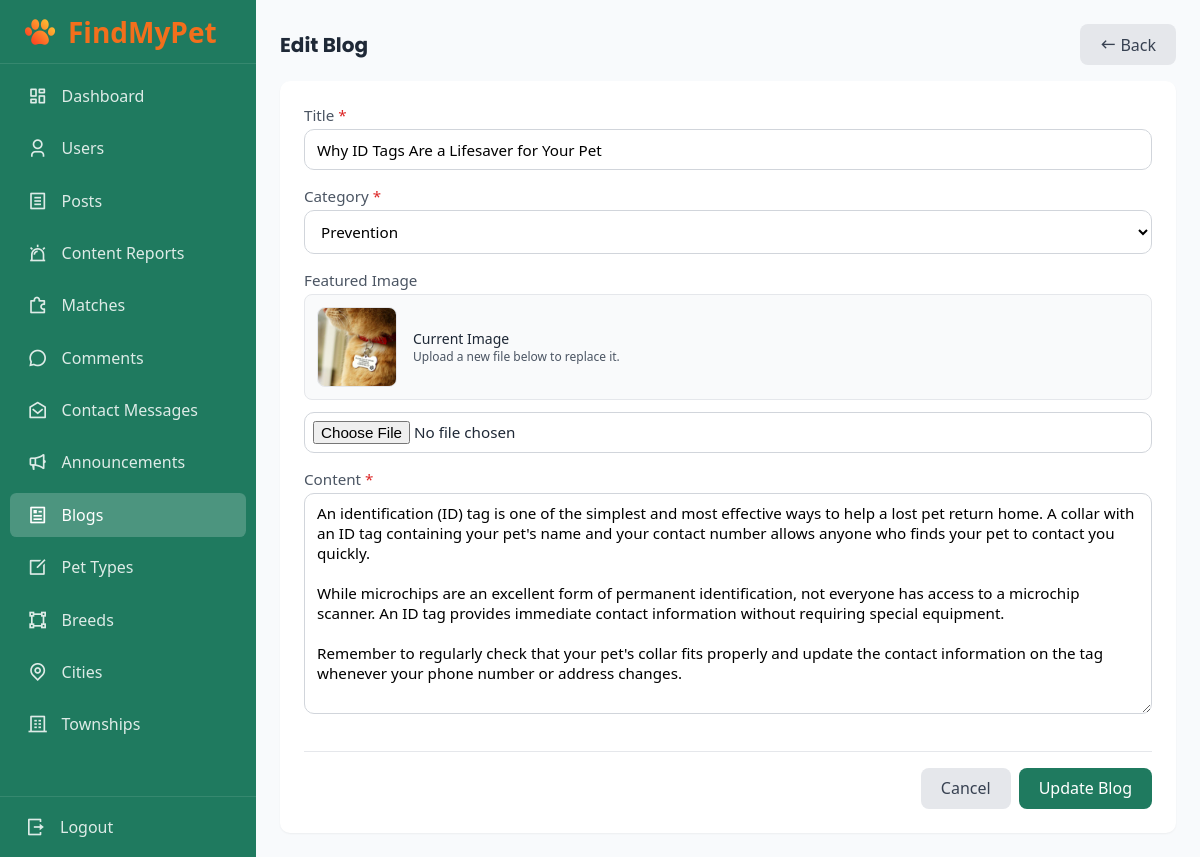
/admin/edit_blog.php?id=6 (signed in), run on the app's committed database.
### tables this page shows
CREATE TABLE `blog` (
  `id` int(11) NOT NULL,
  `user_id` int(11) NOT NULL,
  `title` varchar(255) NOT NULL,
  `category` enum('Emergency','Prevention','Health','Community') DEFAULT 'Community',
  `content` text NOT NULL,
  `image` varchar(255) DEFAULT NULL,
  `created_at` datetime DEFAULT current_timestamp(),
  `updated_at` datetime DEFAULT current_timestamp() ON UPDATE current_timestamp()
);

### database/functions.php (called while the page is built, shortened)
<?php
function getBlogById($pdo, $blogId)
{
    $sql = "SELECT b.*, COALESCE(u.full_name, 'Unknown') as author_name
            FROM blog b
            LEFT JOIN users u ON b.user_id = u.id
            WHERE b.id = :id
            LIMIT 1";
    $stmt = $pdo->prepare($sql);
    $stmt->execute(['id' => $blogId]);
    $result = $stmt->fetch(PDO::FETCH_ASSOC);
    if ($result) {
        $response = [
            'status' => 200,
            'data' => $result
        ];
        return $response;
    } else {
        $response = [
            'status' => 404,
            'message' => 'No Data Record'
        ];
        return $response;
    }
}

### admin/edit_blog.php (the view, shortened to what this page needs)
<?php
require_once "../database/functions.php";
$blogId = isset($_GET['id']) && is_numeric($_GET['id']) ? (int)$_GET['id'] : 0;
$blogResult = getBlogById($pdo, $blogId);
?>
<!DOCTYPE html>
<html lang="en">
<head>
    <link rel="stylesheet" href="../assets/css/style.css">
    <link rel="stylesheet" href="../assets/css/admin.css">
    <link href="https://cdn.jsdelivr.net/npm/remixicon@4.9.0/fonts/remixicon.css" rel="stylesheet" />
</head>
<body class="admin-body">
    <aside id="sidebar">
        <div>
            <div class="logo-container">
                <img src="../uploads/logo.png" alt="Logo" class="sidebar-logo">
                <span>FindMyPet</span>
            </div>
        </div>
        <nav>
            <a href="dashboard.php" class="admin-sidebar-link">
                <i class="ri-dashboard-line"></i>
                <span>Dashboard</span>
            </a>
            <a href="users.php" class="admin-sidebar-link">
                <i class="ri-user-3-line"></i>
                <span>Users</span>
            </a>
            <a href="posts.php" class="admin-sidebar-link">
                <i class="ri-file-list-line"></i>
                <span>Posts</span>
            </a>
            <a href="reports.php" class="admin-sidebar-link">
                <i class="ri-alarm-warning-line"></i>
                <span>Content Reports</span>
            </a>
            <a href="matches.php" class="admin-sidebar-link">
                <i class="ri-puzzle-2-line"></i>
                <span>Matches</span>
            </a>
            <a href="comments.php" class="admin-sidebar-link">
                <i class="ri-chat-3-line"></i>
                <span>Comments</span>
            </a>
            <a href="messages.php" class="admin-sidebar-link">
                <i class="ri-mail-open-line"></i>
                <span>Contact Messages</span>
            </a>
            <a href="announcements.php" class="admin-sidebar-link">
                <i class="ri-megaphone-line"></i>
                <span>Announcements</span>
            </a>
            <a href="blogs.php" class="admin-sidebar-link active">
                <i class="ri-article-line"></i>
                <span>Blogs</span>
            </a>
            <a href="pet_types.php" class="admin-sidebar-link">
                <i class="ri-edit-box-line"></i>
                <span>Pet Types</span>
            </a>
            <a href="breeds.php" class="admin-sidebar-link">
                <i class="ri-shape-2-line"></i>
                <span>Breeds</span>
            </a>
            <a href="cities.php" class="admin-sidebar-link">
                <i class="ri-map-pin-line"></i>
                <span>Cities</span>
            </a>
            <a href="townships.php" class="admin-sidebar-link">
                <i class="ri-building-4-line"></i>
                <span>Townships</span>
            </a>
        </nav>
        <div>
            <a href="logout.php" class="admin-sidebar-link">
                <i class="ri-logout-box-r-line"></i>
                <span>Logout</span>
            </a>
        </div>
    </aside>
    <main class="admin-main">
        <section>
            <div class="admin-header">
                <div class="admin-header-left">
                    <h3 class="admin-header-title">Edit Blog</h3>
                </div>
                <div class="admin-header-right">
                    <a href="blogs.php" class="admin-btn admin-btn-secondary">
                        <i class="ri-arrow-left-long-line"></i>
                        <span>Back</span>
                    </a>
                </div>
            </div>
            <div class="table-card">
                <div class="blog-form-container">
                    <?php if (isset($blogResult['status']) && $blogResult['status'] == 200): ?>
                        <?php $blogData = $blogResult['data']; ?>
                        <form action="admin_code.php" method="POST" enctype="multipart/form-data">
                            <div class="admin-form-grid blog-form-grid">
                                <div class="admin-form-group blog-form-group-full">
                                    <label class="admin-label" for="title">Title <span class="text-color-danger">*</span></label>
                                    <input type="text" name="title" id="title" class="admin-input" placeholder="Enter blog title" value="<?= htmlspecialchars($blogData['title']) ?>" required>
                                </div>
                                <div class="admin-form-group blog-form-group-full">
                                    <label class="admin-label" for="category">Category <span class="text-color-danger">*</span></label>
                                    <select name="category" id="category" class="admin-select admin-filter-select" required>
                                        <option value="Prevention" <?= strtolower($blogData['category']) === 'prevention' ? 'selected' : '' ?>>Prevention</option>
                                    </select>
                                </div>
                                <div class="admin-form-group blog-form-group-full">
                                    <label class="admin-label" for="image">Featured Image</label>
                                    <?php if (!empty($blogData['image'])): ?>
                                        <div class="current-image-preview">
                                            <img src="../<?= htmlspecialchars($blogData['image']) ?>" alt="Current Image">
                                            <div>
                                                <p class="current-image-preview-text">Current Image</p>
                                                <p class="current-image-preview-hint">Upload a new file below to replace it.</p>
                                            </div>
                                        </div>
                                    <?php endif; ?>
                                    <input type="file" name="image" id="image" accept="image/*" class="admin-input">
                                </div>
                                <div class="admin-form-group blog-form-group-full">
                                    <label class="admin-label" for="content">Content <span class="text-color-danger">*</span></label>
                                    <textarea name="content" id="content" rows="10" class="admin-input admin-textarea" placeholder="Write your blog content here..." required><?= htmlspecialchars($blogData['content']) ?></textarea>
                                </div>
                                <div class="admin-form-group form-actions blog-form-actions">
                                    <a href="blogs.php" class="admin-btn admin-btn-secondary">Cancel</a>
                                    <button type="submit" name="btn_update_blog" class="admin-btn admin-btn-primary primary-btn">Update Blog</button>
                                </div>
                            </div>
                        </form>
                    <?php endif; ?>
                </div>
            </div>
        </section>
    </main>
</body>
</html>

### assets/css/style.css (style rules this page uses)
* { margin: 0; padding: 0; box-sizing: border-box; font-family: "Segoe UI", Tahoma, Geneva, Verdana, sans-serif; }
body { background-color: #f8fafc; }

### data on the page
blog: title "Why ID Tags Are a Lifesaver for Your Pet", category "Prevention", image (picture), content "An identification (ID) tag is one of the simplest and most effective ways to help a lost pet return home. A collar with an ID tag containing your pet's name and your contact number allows anyone who finds your pet to contact you quickly. While microchips are an excellent form of permanent identification, not everyone has access to a microchip scanner. An ID tag provides immediate contact information without requiring special equipment. Remember to regularly check that your pet's collar fits properly and update the contact information on the tag whenever your phone number or address changes."
